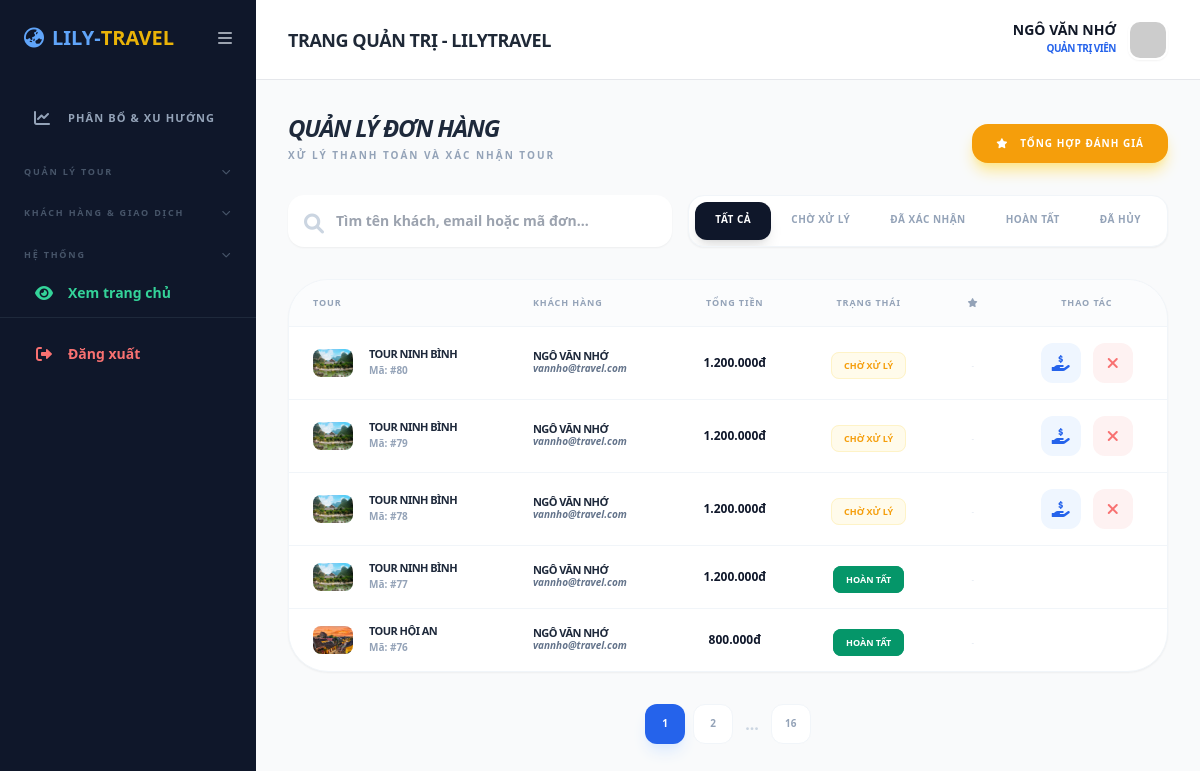
The app's page /admin/bookings.php (signed in) with its own data.
### tables this page shows
CREATE TABLE `bookings` (
  `id` int(11) NOT NULL,
  `user_id` int(11) DEFAULT NULL,
  `tour_id` int(11) DEFAULT NULL,
  `customer_name` varchar(100) NOT NULL,
  `customer_phone` varchar(20) NOT NULL,
  `customer_email` varchar(100) DEFAULT NULL,
  `num_adults` int(11) DEFAULT 1,
  `num_children` int(11) DEFAULT 0,
  `num_infants` int(11) DEFAULT 0,
  `departure_date` varchar(50) DEFAULT NULL,
  `total_price` decimal(15,2) NOT NULL,
  `status` enum('pending','confirmed','cancelled','completed','refunded') DEFAULT 'pending',
  `momo_trans_id` varchar(100) DEFAULT NULL,
  `booking_date` timestamp NOT NULL DEFAULT current_timestamp()
);

CREATE TABLE `tours` (
  `id` int(11) NOT NULL,
  `category_id` int(11) DEFAULT NULL,
  `title` varchar(255) NOT NULL,
  `slug` varchar(255) NOT NULL,
  `description` text DEFAULT NULL,
  `content` longtext DEFAULT NULL,
  `image` varchar(255) DEFAULT NULL,
  `price_base` decimal(15,2) NOT NULL,
  `price_child` decimal(15,2) DEFAULT 0.00,
  `price_infant` decimal(15,2) DEFAULT 0.00,
  `departure_dates` text DEFAULT NULL,
  `max_people` int(11) DEFAULT 0,
  `departure_location` varchar(255) DEFAULT NULL,
  `departure_date` date DEFAULT NULL,
  `max_participants` int(11) DEFAULT 20,
  `current_participants` int(11) DEFAULT 0,
  `duration` varchar(100) DEFAULT NULL,
  `status` tinyint(1) DEFAULT 1,
  `created_at` timestamp NOT NULL DEFAULT current_timestamp(),
  `discount_code` varchar(50) DEFAULT NULL,
  `discount_percent` int(11) DEFAULT 0
);

### admin/bookings.php (the view, shortened to what this page needs)
<?php
require_once '../config.php';
include 'header.php';
$page = isset($_GET['page']) ? (int)$_GET['page'] : 1;
$search = $_GET['search'] ?? '';
$status_filter = $_GET['status'] ?? '';
$limit = 5;
$offset = ($page - 1) * $limit;
$where = "WHERE (b.customer_name LIKE ? OR b.customer_email LIKE ? OR b.id LIKE ?)";
$params = ["%$search%", "%$search%", "%$search%"];
$count_stmt = $pdo->prepare("SELECT COUNT(*) FROM bookings b $where");
$count_stmt->execute($params);
$total_rows = $count_stmt->fetchColumn();
$total_pages = ceil($total_rows / $limit);
$sql = "SELECT b.*, t.title as tour_title, t.image as tour_image, r.rating, r.comment
        FROM bookings b
        JOIN tours t ON b.tour_id = t.id
        LEFT JOIN reviews r ON b.id = r.booking_id
$where
        ORDER BY b.id DESC LIMIT $limit OFFSET $offset";
$stmt = $pdo->prepare($sql);
$stmt->execute($params);
$bookings = $stmt->fetchAll();
?>
<div class="mb-8 flex flex-col sm:flex-row sm:items-end justify-between gap-4">
    <div>
        <h3 class="text-2xl font-black text-slate-800 uppercase italic tracking-tighter">Quản lý Đơn hàng</h3>
        <p class="text-[10px] font-black text-slate-400 uppercase tracking-[0.2em] mt-1">Xử lý thanh toán và xác nhận tour</p>
    </div>
    <a href="tour_reviews.php" class="bg-amber-500 text-white px-6 py-3 rounded-2xl font-black text-[10px] uppercase tracking-widest shadow-lg shadow-amber-200 hover:bg-amber-600 transition-all text-center">
        <i class="fas fa-star mr-2"></i> Tổng hợp đánh giá
    </a>
</div>
<div class="mb-8 flex flex-col md:flex-row gap-4">
    <form method="GET" class="relative flex-1">
        <input type="text" name="search" value="<?= htmlspecialchars($search) ?>" placeholder="Tìm tên khách, email hoặc mã đơn..."
               class="w-full pl-12 pr-4 py-4 bg-white border-0 shadow-sm rounded-2xl focus:ring-2 focus:ring-blue-500 outline-none text-sm font-bold">
        <span class="absolute left-4 top-4 text-slate-300"><i class="fas fa-search fa-lg"></i></span>
    </form>
    <div class="flex bg-white p-1.5 rounded-2xl shadow-sm border border-slate-100 overflow-x-auto">
        <?php
        $status_options = [
            '' => 'Tất cả',
            'pending' => 'Chờ xử lý',
            'confirmed' => 'Đã xác nhận',
            'completed' => 'Hoàn tất',
            'cancelled' => 'Đã hủy'
        ];
        foreach($status_options as $val => $label): ?>
            <a href="?status=<?= $val ?>&search=<?= $search ?>" class="px-5 py-2.5 rounded-xl text-[10px] font-black uppercase tracking-wider whitespace-nowrap transition-all <?= $status_filter === $val ? 'bg-slate-900 text-white shadow-lg' : 'text-slate-400 hover:text-slate-900' ?>"><?= $label ?></a>
        <?php endforeach; ?>
    </div>
</div>
    <?php foreach($bookings as $b): ?>
            <div><?= getStatusBadge($b['status']) ?></div>
                <?= getActionButtons($b) ?>
    <?php endforeach; ?>
<div class="hidden lg:block bg-white rounded-[2.5rem] shadow-sm border border-slate-100 overflow-hidden">
    <table class="w-full text-left">
        <thead class="bg-slate-50/50">
            <tr class="text-slate-400 text-[9px] font-black uppercase tracking-widest border-b border-slate-100">
                <th class="px-6 py-4">Tour</th>
                <th class="px-6 py-4">Khách hàng</th>
                <th class="px-6 py-4 text-center">Tổng tiền</th>
                <th class="px-6 py-4 text-center">Trạng thái</th>
                <th class="px-6 py-4 text-center"><i class="fas fa-star"></i></th>
                <th class="px-6 py-4 text-center">Thao tác</th>
            </tr>
        </thead>
        <tbody class="divide-y divide-slate-100">
            <?php foreach($bookings as $b): ?>
            <tr class="hover:bg-slate-50 transition-colors">
                <td class="px-6 py-4">
                    <div class="flex items-center gap-4">
                        <img src="../assets/uploads/<?= $b['tour_image'] ?>" class="w-10 h-7 rounded-lg object-cover">
                        <div>
                            <p class="text-[11px] font-black text-slate-800 uppercase tracking-tighter leading-none mb-1 truncate max-w-[150px]"><?= htmlspecialchars($b['tour_title']) ?></p>
                            <p class="text-[10px] font-bold text-slate-400">Mã: #<?= $b['id'] ?></p>
                        </div>
                    </div>
                </td>
                <td class="px-6 py-4">
                    <div class="text-[11px] font-black text-slate-800 uppercase tracking-tighter leading-none"><?= htmlspecialchars($b['customer_name']) ?></div>
                    <div class="text-[10px] font-bold text-slate-500 italic"><?= $b['customer_email'] ?></div>
                </td>
                <td class="px-6 py-4 text-center text-xs font-black text-slate-900"><?= number_format($b['total_price'], 0, ',', '.') ?>đ</td>
                <td class="px-6 py-4 text-center"><?= getStatusBadge($b['status']) ?></td>
                <td class="px-6 py-4 text-center">
                    <?php if ($b['rating']): ?>
                        <div class="text-amber-400 text-[10px] font-black"><?= $b['rating'] ?> ★</div>
                    <?php else: ?>
                        <span class="text-[8px] text-slate-200">-</span>
                    <?php endif; ?>
                </td>
                <td class="px-6 py-4 text-center">
                    <div class="flex justify-center gap-3">
                        <?= getActionButtons($b) ?>
                    </div>
                </td>
            </tr>
            <?php endforeach; ?>
        </tbody>
    </table>
</div>
<?= renderAdminPagination($page, $total_pages, $_GET) ?>
<?php
function getStatusBadge($status) {
    $class = [
        'pending' => 'bg-amber-50 text-amber-500 border-amber-100',
        'confirmed' => 'bg-emerald-50 text-emerald-600 border-emerald-100',
        'completed' => 'bg-emerald-600 text-white border-emerald-600',
        'cancelled' => 'bg-red-50 text-red-400 border-red-100'
    ];
    $text = [
        'pending' => 'Chờ xử lý',
        'confirmed' => 'Đã thanh toán',
        'completed' => 'Hoàn tất',
        'cancelled' => 'Đã hủy'
    ];
    return '<span class="px-3 py-1.5 rounded-lg text-[9px] font-black uppercase border '.($class[$status] ?? '').'">'.($text[$status] ?? '').'</span>';
}
function getActionButtons($b) {
    $html = '';
    if ($b['status'] == 'pending') {
        $html .= '<button onclick="processBooking('.$b['id'].', \'confirm\')" class="w-10 h-10 flex items-center justify-center bg-blue-50 text-blue-600 rounded-xl hover:bg-blue-600 hover:text-white transition-all"><i class="fas fa-hand-holding-usd"></i></button>';
        $html .= '<button onclick="processBooking('.$b['id'].', \'cancel\')" class="w-10 h-10 flex items-center justify-center bg-red-50 text-red-400 rounded-xl hover:bg-red-500 hover:text-white transition-all"><i class="fas fa-times"></i></button>';
    } elseif ($b['status'] == 'confirmed') {
        $html .= '<button onclick="processBooking('.$b['id'].', \'complete\')" class="w-10 h-10 flex items-center justify-center bg-emerald-50 text-emerald-600 rounded-xl hover:bg-emerald-600 hover:text-white transition-all"><i class="fas fa-check"></i></button>';
    }
    return $html;
}
?>
</main></div></div></body></html>

### records on screen
bookings: tour.image (picture), tour.title "TOUR NINH BÌNH", id "80", customer_name "NGÔ VĂN NHỚ", customer_email "vannho@travel.com", total_price "1.200.000", status "CHỜ XỬ LÝ"
bookings: tour.image (picture), tour.title "TOUR NINH BÌNH", id "79", customer_name "NGÔ VĂN NHỚ", customer_email "vannho@travel.com", total_price "1.200.000", status "CHỜ XỬ LÝ"
bookings: tour.image (picture), tour.title "TOUR NINH BÌNH", id "78", customer_name "NGÔ VĂN NHỚ", customer_email "vannho@travel.com", total_price "1.200.000", status "CHỜ XỬ LÝ"
bookings: tour.image (picture), tour.title "TOUR NINH BÌNH", id "77", customer_name "NGÔ VĂN NHỚ", customer_email "vannho@travel.com", total_price "1.200.000", status "HOÀN TẤT"
bookings: tour.image (picture), tour.title "TOUR HỘI AN", id "76", customer_name "NGÔ VĂN NHỚ", customer_email "vannho@travel.com", total_price "800.000", status "HOÀN TẤT"

### other values on screen
$_SESSION['user']['fullname'] "NGÔ VĂN NHỚ"
$label "TẤT CẢ"
$label "CHỜ XỬ LÝ"
$label "ĐÃ XÁC NHẬN"
$label "HOÀN TẤT"
$label "ĐÃ HỦY"
